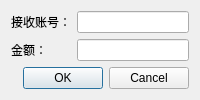
<?xml version="1.0" encoding="UTF-8"?>
<ui version="4.0">
 <class>TransferDialog</class>
 <widget class="QDialog" name="TransferDialog">
  <property name="windowTitle"><string>转账</string></property>
  <layout class="QFormLayout">
    <item row="0" column="0"><widget class="QLabel" name="labelRecipient"><property name="text"><string>接收账号：</string></property></widget></item>
    <item row="0" column="1"><widget class="QLineEdit" name="editRecipient"/></item>
    <item row="1" column="0"><widget class="QLabel" name="labelAmount"><property name="text"><string>金额：</string></property></widget></item>
    <item row="1" column="1"><widget class="QLineEdit" name="editAmount"/></item>
    <item row="2" column="0" colspan="2"><widget class="QDialogButtonBox" name="buttonBox"><property name="standardButtons"><set>QDialogButtonBox::Ok|QDialogButtonBox::Cancel</set></property></widget></item>
  </layout>
 </widget>
</ui>
